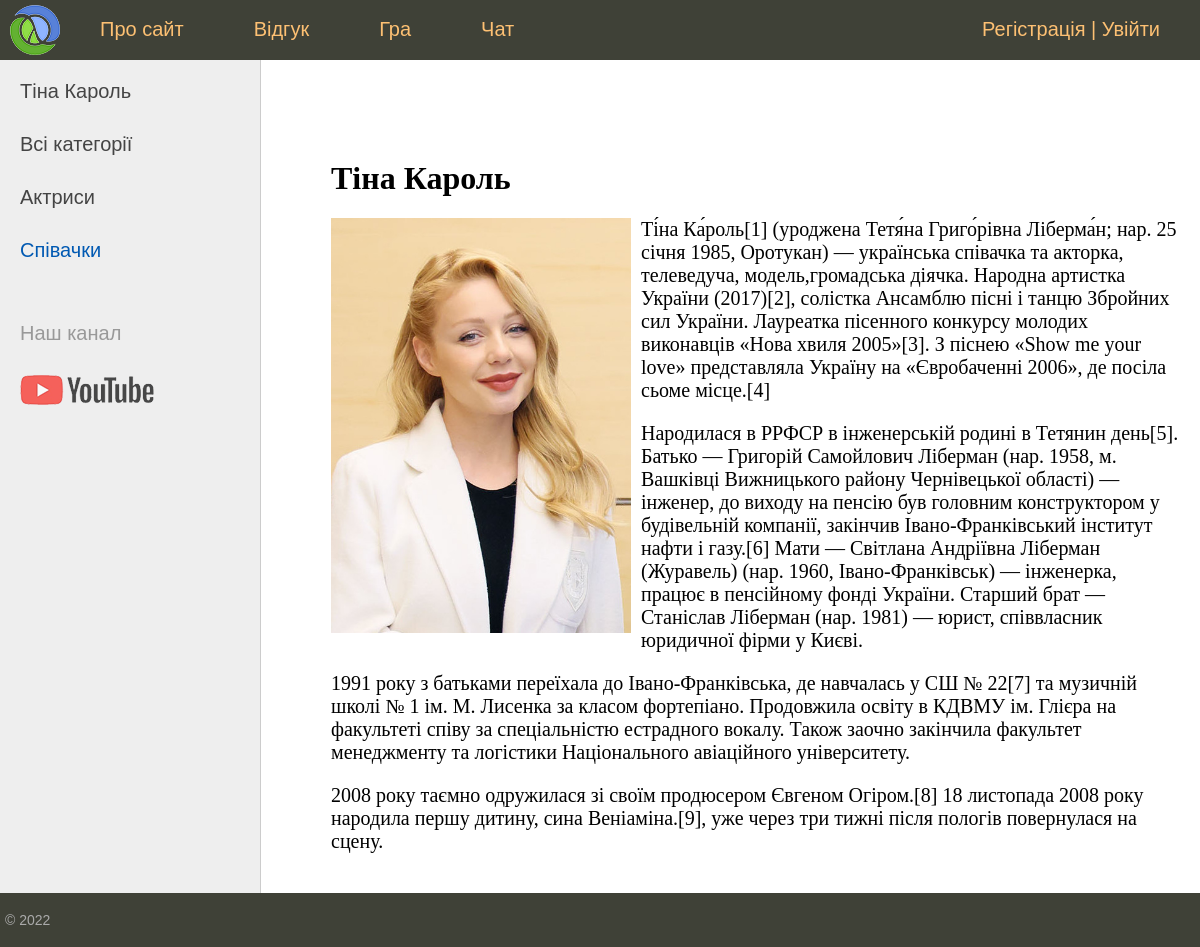
Screenshot of /post/tina-karol/ with the database file from the repository.
### women/models.py (models this page shows, shortened)
class Women(models.Model):
    title = models.CharField(max_length=255, verbose_name="Заголовок")
    slug = models.SlugField(max_length=255, unique=True, db_index=True, verbose_name='URL')
    content = models.TextField(blank=True)
    photo = models.ImageField(blank=True, upload_to='photos/%Y/%m/%d/')
    time_create = models.DateTimeField(auto_now_add=True)
    time_update = models.DateTimeField(auto_now=True)
    is_published = models.BooleanField(default=True)
    cat_id = models.ForeignKey('Category', on_delete=models.PROTECT)
    def __str__(self):
        return self.title
    class Meta:
        verbose_name = "Відому жінку"
        verbose_name_plural = "Відомі жінки"
        ordering = ['-time_create', 'title']

class Category(models.Model):
    name = models.CharField(max_length=100, db_index=True)
    slug = models.SlugField(max_length=255, unique=True, db_index=True, verbose_name='URL')
    def get_absolute_url(self):
        return reverse('category', kwargs={'cat_slug': self.slug})
    class Meta:
        verbose_name = "Категорію"
        verbose_name_plural = "Категорї"

### women/views.py (the view)
# urls.py: path('post/<slug:post_slug>/', ShowPost.as_view(), name='post'),
class ShowPost(DataMixin, DetailView):
    model = Women
    template_name = 'women/post.html'
    slug_url_kwarg = 'post_slug'  # якшо по слагу
    context_object_name = 'post'
    def get_context_data(self, *, object_list=None, **kwargs):
        context = super().get_context_data(**kwargs)
        c_def = self.get_user_context(title=context['post'],
                                      cat_selected=context['post'].cat_id_id)
        return dict(list(context.items()) + list(c_def.items()))

### women/utils.py (called while the page is built)
    def get_user_context(self, **kwargs):
        context = kwargs
        cats = Category.objects.annotate(Count('women'))
        context['cats'] = cats
        user_menu = menu.copy()
        if not self.request.user.is_authenticated:
            user_menu.pop(1)
        context['menu'] = user_menu
        if 'cat_selected' not in context:
            context['cat_selected'] = 0
        return context

### women/templates/women/post.html
{% extends 'women/base.html' %}
{% block content %}
  <h1>{{ post.title }}</h1>
  {% if post.photo %}
    <p><img class="img-article-left" src="{{ post.photo.url }}"></p>
  {% endif %}
  {{ post.content|linebreaks }}
{% endblock %}

### women/templates/women/base.html (shortened to what this page needs)
{% load static %}
<!DOCTYPE html>
<html>
<head>
	<link type="text/css" href="{% static 'women/css/styles.css' %}" rel="stylesheet" />
</head>
<body>
<table class="table-page" border=0 cellpadding="0" cellspacing="0">
<tr><td valign=top>
{% block mainmenu %}
		<div class="header">
			<ul id="mainmenu" class="mainmenu">
			<li class="logo"><a href="{% url 'home' %}"><div class="logo"></div></a></li>
			{% for m in menu %}
				<li><a href="{% url m.url_name %}">{{m.title}}</a></li>
			{% endfor %}
			{% if request.user.is_authenticated %}
			<li class="last">{{ user.username }} | <a href="{% url 'logout' %}">Вийти</a></li>
			{% else %}
			<li class="last"><a href="{% url 'register' %}">Регістрація</a> | <a href="{% url 'login' %}">Увійти</a></li>
			{% endif %}
			</ul>
		</div>
{% endblock mainmenu %}
<table class="table-content" border=0 cellpadding="0" cellspacing="0">
<tr>
	<td valign="top" class="left-chapters">
	<ul id="leftchapters">
		{% if cat_selected == 0 %}
			{{ title }}
			<li class="selected">Всі категорії</li>
		{% else %}
			{{ title }}
			<li><a href="{% url 'home' %}">Всі категорії</a></li>
		{% endif %}
		{% for c in cats %}
			{% if c.women__count > 0 %}
				{% if c.pk == cat_selected %}
					<li class="selected">{{c.name}}</li>
				{% else %}
					<li><a href="{{ c.get_absolute_url }}">{{c.name}}</a> </li>
				{% endif %}
			{% endif %}
		{% endfor %}
		<li class="share">
		<p>Наш канал</p>
		<a class="share-yt" href="#" target="_blank" rel="nofollow"></a>
		</li>
	</ul>
</td>
<td valign="top" class="content">
	<div class="content-text">
        {% block content %}
        {% endblock %}
	</div>
</td></tr></table>
</td></tr>
<tr><td valign=top>
	<div id="footer">
		<p>&copy; 2022 </p>
	</div>
</td></tr></table>
</body>
</html>

### women/static/women/css/styles.css (style rules this page uses)
html, body { font-family: 'Arial'; margin: 0; padding: 0; height: 100%; width: 100%; color: #444; }
a { color: #0059b2; text-decoration: none; }
img { max-width: 600px; height: auto; }
img.img-article-left { max-width: 300px; height: auto; float: left; padding: 0 10px 10px 0; }
.table-page { width: 100%; height: 100%; vertical-align: top; }
.table-page tr { height: 100%; }
.header { background: #3F4137; height: 60px; }
.logo { background: url('../images/logo.png') no-repeat 10px 5px; width: 70px; height: 60px; }
ul.mainmenu { list-style: none; margin: 0; padding: 0; height: 60px; color: #fdc073; font-size: 20px; overflow: hidden; }
ul.mainmenu li { float: left; margin: 18px 40px 0 30px; }
ul.mainmenu li.logo { margin: 0; }
ul.mainmenu li.last { float: right; }
ul.mainmenu li a { color: #fdc073; text-decoration: none; }
.table-content { width: 100%; min-height: 100%; height: 100%; }
.left-chapters { margin: 0; background: #eee; border-right: 1px solid #ccc; min-height: 100%; }
.left-chapters ul { width: 230px; min-height: 100%; margin: 0; padding: 20px 10px 10px 20px; list-style: none; font-size: 20px; }
.left-chapters ul li { margin: 30px 0 0 0; color: #999; }
.left-chapters ul li.selected { color: #0059b2; }
.left-chapters ul li a { color: #444; text-decoration: none; }
.left-chapters ul li.share { margin: 60px 0 0 0; }
.left-chapters ul li.share p { margin: 30px 0 30px 0; }
.left-chapters ul li.share a { display: inline-block; width: 40px; height: 40px; margin: 0 20px 0 0; }
.left-chapters ul li.share a.share-yt { width: 100%; height: 30px; background: url('../images/share_yt.png') no-repeat 0 0 }
.content { padding: 40px 20px 20px 40px; width: 100%; box-sizing: border-box; }
.content-text { margin: 60px 0 0 30px; color: #000; font-size: 20px; font-family: Yandex Sans Display Light; }
.content-text h1 { font-size: 32px; }
#footer { box-sizing: border-box; background: #3F4137; padding: 5px; color: #aaa; font-size: 14px; font-family: Verdana, Geneva, Arial, Helvetica; text-align: left; overflow: hidden; }

### rows the page displays
Women: title "Тіна Кароль", photo (picture), content "Ті́на Ка́роль[1] (уроджена Тетя́на Григо́рівна Ліберма́н; нар. 25 січня 1985, Оротукан) — українська співачка та акторка, телеведуча, модель,громадська діячка. Народна артистка України (2017)[2], солістка Ансамблю пісні і танцю Збройних сил України. Лауреатка пісенного конкурсу молодих виконавців «Нова хвиля 2005»[3]. З піснею «Show me your love» представляла Україну на «Євробаченні 2006», де посіла сьоме місце.[4] Народилася в РРФСР в інженерській родині в Тетянин день[5]. Батько — Григорій Самойлович Ліберман (нар. 1958, м. Вашківці Вижницького району Чернівецької області) — інженер, до виходу на пенсію був головним конструктором у будівельній компанії, закінчив Івано-Франківський…"
Category: name "Актриси"
Category: name "Співачки"

### other values shown
{{ m.title }} "Про сайт" "Відгук" "Гра" "Чат"
